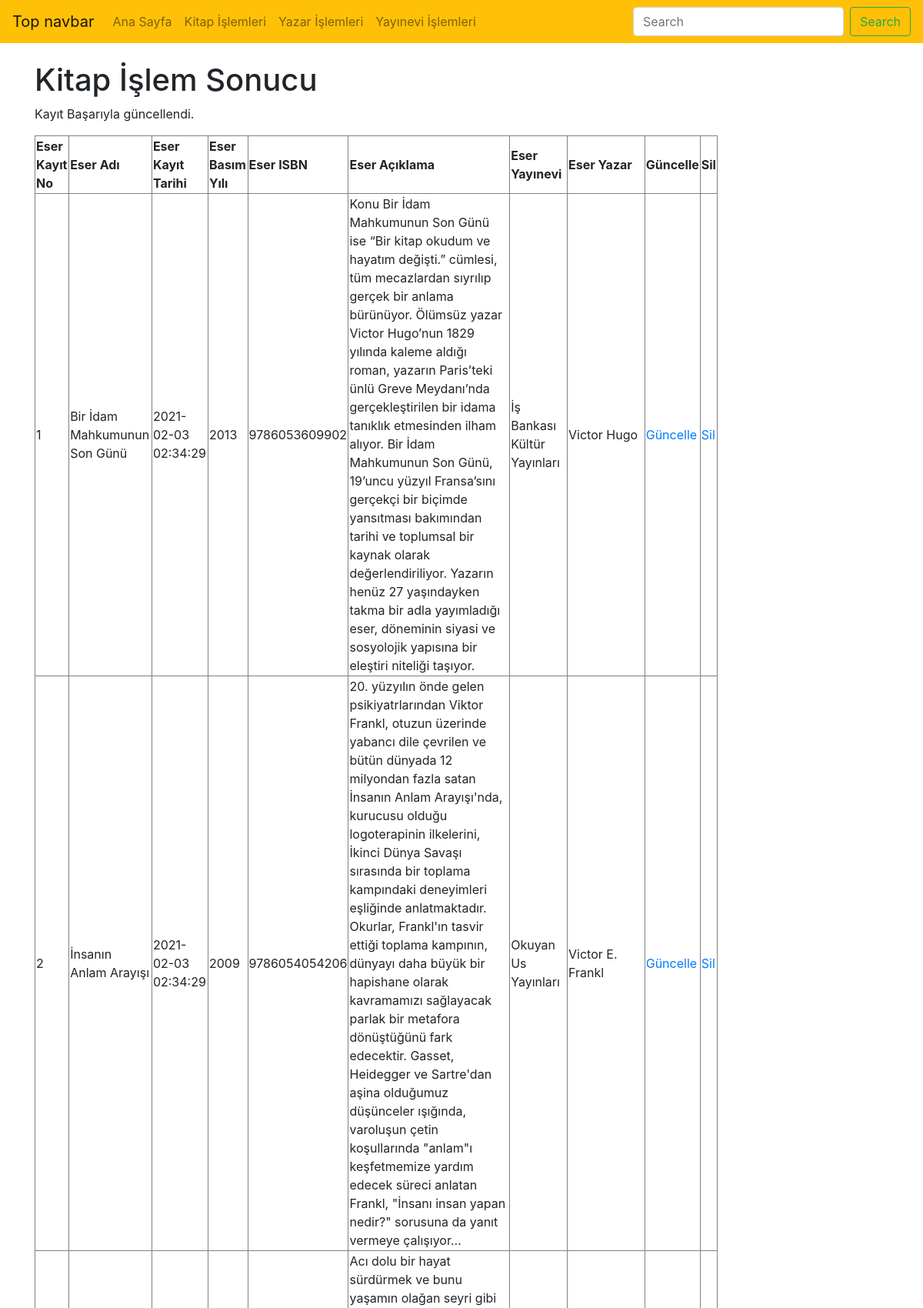
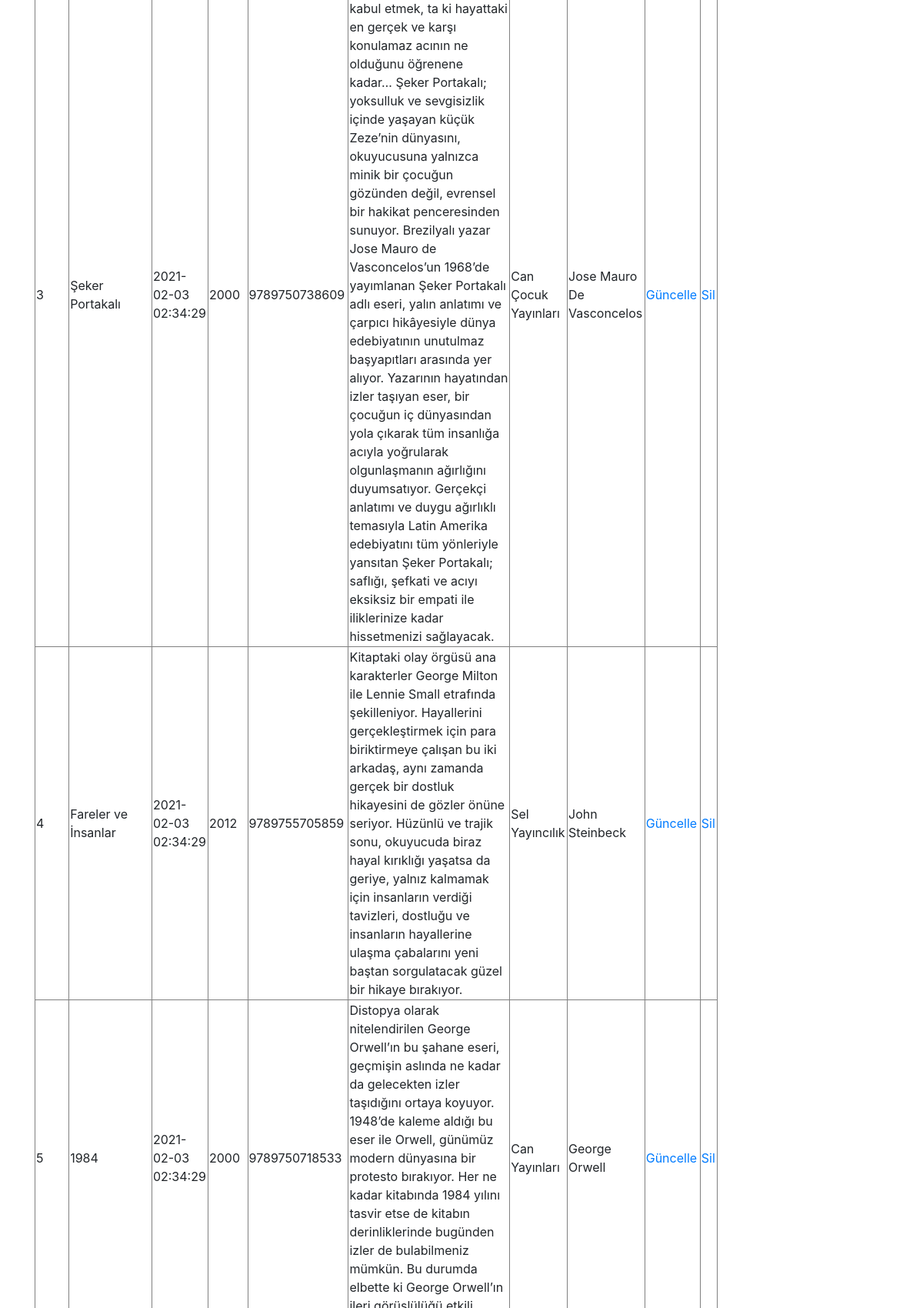
/sabinaamrahova_final/guncel_kitap.php (upper part), run on the app's committed database (2 pictures, top to bottom).
### tables this page shows
CREATE TABLE `kitap` (
  `eserKayitNo` int(11) NOT NULL COMMENT 'Eserin Kayıt Numarası',
  `eserKayitTarihi` timestamp NOT NULL DEFAULT current_timestamp() ON UPDATE current_timestamp() COMMENT 'Eserin Kayıt Tarihi',
  `eserAdi` varchar(200) NOT NULL COMMENT 'Eserin Adı',
  `eserBasimYili` year(4) NOT NULL COMMENT 'Eserin Basıldığı Yıl',
  `eserISBN` bigint(11) NOT NULL COMMENT 'Eserin ISBN Bilgisi',
  `yazarNo` int(11) NOT NULL COMMENT 'Yazar Numarası',
  `yayineviNo` int(11) NOT NULL COMMENT 'Yayınevi Numarası',
  `eserAciklama` text NOT NULL COMMENT 'Eserin Açıklaması'
);

CREATE TABLE `yayinevi` (
  `yayineviNo` int(11) NOT NULL COMMENT 'Yayınevi Numarası',
  `yayineviKayitTarihi` timestamp NOT NULL DEFAULT current_timestamp() ON UPDATE current_timestamp() COMMENT 'Yayınevi Kayıt Tarihi',
  `yayineviAdi` varchar(200) NOT NULL COMMENT 'Yayınevinin Adı',
  `yayineviURL` varchar(200) NOT NULL COMMENT 'Yayınevi Web Adresi'
);

### sabinaamrahova_final/guncel_kitap.php (the view, shortened to what this page needs)
<?php
    require_once("baglanti.php");
    $eserKayitNo =      mysqli_real_escape_string($baglanti, $_POST['eserKayitNo']);
    $eserAdi =          mysqli_real_escape_string($baglanti, $_POST['eserAdi']);
    $eserBasimYili =    mysqli_real_escape_string($baglanti, $_POST['eserBasimYili']);
    $eserISBN =         mysqli_real_escape_string($baglanti, $_POST['eserISBN']);
    $eserAciklama =     mysqli_real_escape_string($baglanti, $_POST['eserAciklama']);
    $yayineviNo =       mysqli_real_escape_string($baglanti, $_POST['yayineviNo']);
    $yazarNo =          mysqli_real_escape_string($baglanti, $_POST['yazarNo']);
    $sorgu = "UPDATE kitap SET eserAdi = '$eserAdi', eserBasimYili = '$eserBasimYili', eserISBN = '$eserISBN', eserAciklama = '$eserAciklama', yayineviNo = '$yayineviNo', yazarNo = '$yazarNo' WHERE eserKayitNo = $eserKayitNo";
    if (mysqli_query($baglanti, $sorgu)) {
        $islemSonuc = "Kayıt Başarıyla güncellendi.";
    } else {
        $islemSonuc = "Hata: " . $sorgu . "<br>" . mysqli_error($baglanti);
    }
    $sorgu2 = mysqli_query($baglanti, "SELECT K.eserKayitNo, K.eserAdi, K.eserKayitTarihi, K.eserBasimYili, K.eserISBN,                                                  k.eserAciklama, Y.yayineviAdi, CONCAT (YZ.yazarAdi, ' ', YZ.yazarSoyadi) AS AdSoyad
                                       FROM kitap K, yayinevi Y, yazar YZ
                                       WHERE K.yayineviNo = Y.yayineviNo AND K.yazarNo = YZ.yazarNo");
?>
<!DOCTYPE html>
<html lang="tr"><head><meta http-equiv="Content-Type" content="text/html; charset=UTF-8">
<link href="bootstrap.min.css" rel="stylesheet">
    <link href="./katalog_files/navbar-top.css" rel="stylesheet">
  </head>
  <body>
    <nav class="navbar navbar-expand-md navbar-light bg-warning mb-4">
  <a class="navbar-brand" href="https://getbootstrap.com/docs/4.4/examples/navbar-static/#">Top navbar</a>
  <div class="collapse navbar-collapse" id="navbarCollapse">
    <ul class="navbar-nav mr-auto">
      <li class="nav-item">
        <a class="nav-link" href="index.php">Ana Sayfa </a>
      </li>
      <li class="nav-item">
        <a class="nav-link" href="kitap.php">Kitap İşlemleri</a>
      </li>
      <li class="nav-item">
        <a class="nav-link" href="yazar.php">Yazar İşlemleri</a>
      </li>
      <li class="nav-item">
        <a class="nav-link" href="yayinevi.php">Yayınevi İşlemleri</a>
      </li>
    </ul>
    <form class="form-inline mt-2 mt-md-0">
      <input class="form-control mr-sm-2" type="text" placeholder="Search" aria-label="Search">
      <button class="btn btn-outline-success my-2 my-sm-0" type="submit">Search</button>
    </form>
  </div>
</nav>
<main role="main" class="container">
<h1>Kitap İşlem Sonucu</h1>
<p><?php echo $islemSonuc; ?></p>
<?php
echo("<table border=1 width=80%>");
    echo("<tr>");
    echo("<td><b>Eser Kayıt No</b></td>");
    echo("<td><b>Eser Adı</b></td>");
    echo("<td><b>Eser Kayıt Tarihi</b></td>");
    echo("<td><b>Eser Basım Yılı</b></td>");
    echo("<td><b>Eser ISBN</b></td>");
    echo("<td><b>Eser Açıklama</b></td>");
    echo("<td><b>Eser Yayınevi</b></td>");
    echo("<td><b>Eser Yazar</b></td>");
    echo("<td><b>Güncelle</b></td>");
    echo("<td><b>Sil</b></td>");
    echo("</tr>");
while($satir = mysqli_fetch_assoc($sorgu2)){
    echo("<tr>");
    echo("<td>".$satir["eserKayitNo"]."</td>");
    echo("<td>".$satir["eserAdi"]."</td>");
    echo("<td>".$satir["eserKayitTarihi"]."</td>");
    echo("<td>".$satir["eserBasimYili"]."</td>");
    echo("<td>".$satir["eserISBN"]."</td>");
    echo("<td>".$satir["eserAciklama"]."</td>");
    echo("<td>".$satir["yayineviAdi"]."</td>");
    echo("<td>".$satir["AdSoyad"]."</td>");
    echo("<td><a href='guncelleme_kitap.php?eserKayitNo=".$satir["eserKayitNo"]."'>Güncelle</a></td>");
    echo("<td><a href='sil_kitap.php?eserKayitNo=".$satir["eserKayitNo"]."'>Sil</a></td>");
    echo("</tr>");
            }
echo("</table>");
?>
</main>
</body></html>

### sabinaamrahova_final/navbar-top.css (style rules this page uses)
body { min-height: 75rem; }

### data on the page
kitap: eserKayitNo "1", eserAdi "Bir İdam Mahkumunun Son Günü", eserKayitTarihi "2021-02-03 02:34:29", eserBasimYili "2013", eserISBN "9786053609902", eserAciklama "Konu Bir İdam Mahkumunun Son Günü ise “Bir kitap okudum ve hayatım değişti.” cümlesi, tüm mecazlardan sıyrılıp gerçek bir anlama bürünüyor. Ölümsüz yazar Victor Hugo’nun 1829 yılında kaleme aldığı roman, yazarın Paris’teki ünlü Greve Meydanı’nda gerçekleştirilen bir idama tanıklık etmesinden ilham alıyor. Bir İdam Mahkumunun Son Günü, 19’uncu yüzyıl Fransa’sını gerçekçi bir biçimde yansıtması bakımından tarihi ve toplumsal bir kaynak olarak değerlendiriliyor. Yazarın henüz 27 yaşındayken takma bir adla yayımladığı eser, döneminin siyasi ve sosyolojik yapısına bir eleştiri niteliği taşıyor.", yayinevi.yayineviAdi "İş Bankası Kültür Yayınları", AdSoyad "Victor Hugo"
kitap: eserKayitNo "2", eserAdi "İnsanın Anlam Arayışı", eserKayitTarihi "2021-02-03 02:34:29", eserBasimYili "2009", eserISBN "9786054054206", eserAciklama "20. yüzyılın önde gelen psikiyatrlarından Viktor Frankl, otuzun üzerinde yabancı dile çevrilen ve bütün dünyada 12 milyondan fazla satan İnsanın Anlam Arayışı'nda, kurucusu olduğu logoterapinin ilkelerini, İkinci Dünya Savaşı sırasında bir toplama kampındaki deneyimleri eşliğinde anlatmaktadır. Okurlar, Frankl'ın tasvir ettiği toplama kampının, dünyayı daha büyük bir hapishane olarak kavramamızı sağlayacak parlak bir metafora dönüştüğünü fark edecektir. Gasset, Heidegger ve Sartre'dan aşina olduğumuz düşünceler ışığında, varoluşun çetin koşullarında \"anlam\"ı keşfetmemize yardım edecek süreci anlatan Frankl, \"İnsanı insan yapan nedir?\" sorusuna da yanıt vermeye çalışıyor...", yayinevi.yayineviAdi "Okuyan Us Yayınları", AdSoyad "Victor E. Frankl"
kitap: eserKayitNo "3", eserAdi "Şeker Portakalı", eserKayitTarihi "2021-02-03 02:34:29", eserBasimYili "2000", eserISBN "9789750738609", eserAciklama "Acı dolu bir hayat sürdürmek ve bunu yaşamın olağan seyri gibi kabul etmek, ta ki hayattaki en gerçek ve karşı konulamaz acının ne olduğunu öğrenene kadar… Şeker Portakalı; yoksulluk ve sevgisizlik içinde yaşayan küçük Zeze’nin dünyasını, okuyucusuna yalnızca minik bir çocuğun gözünden değil, evrensel bir hakikat penceresinden sunuyor. Brezilyalı yazar Jose Mauro de Vasconcelos’un 1968’de yayımlanan Şeker Portakalı adlı eseri, yalın anlatımı ve çarpıcı hikâyesiyle dünya edebiyatının unutulmaz başyapıtları arasında yer alıyor. Yazarının hayatından izler taşıyan eser, bir çocuğun iç dünyasından yola çıkarak tüm insanlığa acıyla yoğrularak olgunlaşmanın ağırlığını duyumsatıyor. Gerçekçi…", yayinevi.yayineviAdi "Can Çocuk Yayınları", AdSoyad "Jose Mauro De Vasconcelos"
kitap: eserKayitNo "4", eserAdi "Fareler ve İnsanlar", eserKayitTarihi "2021-02-03 02:34:29", eserBasimYili "2012", eserISBN "9789755705859", eserAciklama "Kitaptaki olay örgüsü ana karakterler George Milton ile Lennie Small etrafında şekilleniyor. Hayallerini gerçekleştirmek için para biriktirmeye çalışan bu iki arkadaş, aynı zamanda gerçek bir dostluk hikayesini de gözler önüne seriyor. Hüzünlü ve trajik sonu, okuyucuda biraz hayal kırıklığı yaşatsa da geriye, yalnız kalmamak için insanların verdiği tavizleri, dostluğu ve insanların hayallerine ulaşma çabalarını yeni baştan sorgulatacak güzel bir hikaye bırakıyor.", yayinevi.yayineviAdi "Sel Yayıncılık", AdSoyad "John Steinbeck"
kitap: eserKayitNo "5", eserAdi "1984", eserKayitTarihi "2021-02-03 02:34:29", eserBasimYili "2000", eserISBN "9789750718533", yayinevi.yayineviAdi "Can Yayınları", AdSoyad "George Orwell"

### other printed values
$islemSonuc "Kayıt Başarıyla güncellendi."
